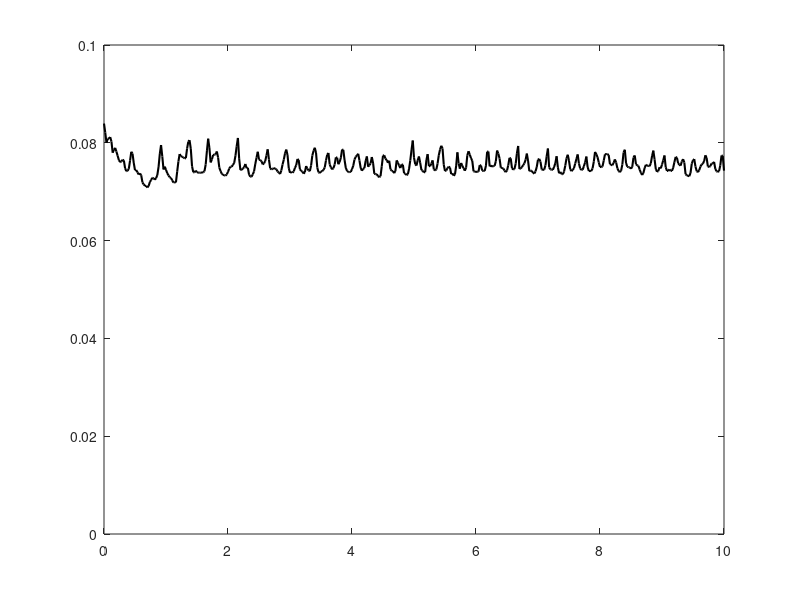

Write MATLAB code to recreate this figure.
%%Grain bounce model
%% Rachel Havranek--- April,2016

%Initialize
D=0.25; %mm -- typical size of eolian sand
D=D/1000; %m
eta=0.35; %unitless
alpha=2;

xmax=10; %10 m array size
%dx=5*D;
dx=.02;
x=0:dx:xmax;

tmax=10; %days
tmax=tmax*24*60*60; %seconds
dt=tmax/100000;
t=0:dt:tmax;
imax=length(t);
nplots = 100; %so our code runs faster - we'll plot one hundred times
tplot = tmax/nplots; %so our code runs faster - divides total time up into 100 time steps

a=19999;
b=20001;
Nint=round(a + (b-a).*rand(1,(length(x))));
N=Nint.*(ones(size(x)));

%zintercept=.5+rand;
nframe = 0;

%%RUN
for i=1:imax
   %height of each bin
   z=(pi*N*D^2)/(4*(1-eta)*dx);
   
   %impacting grains
%    c=7;
%    d=10;
%    alpha=c+(d-c).*rand(1,1);
min_intercept=z(1);
z_intercept=x*tand(alpha)+z;
max_intercept=max(z_intercept);
intercept_range=max_intercept-min_intercept;

intercept=rand*intercept_range +min_intercept;
   ximpact=intercept-x*(tand(alpha));
   
   %find the index for this value%
   potential_impacts=find(z>ximpact);
   impact=potential_impacts(1);
   
   %number of grains moved
   grm=(1+(round(20*rand)));
    
  N(impact)=N(impact)-grm;

   
  if impact>=(501-25)
      impact=(impact-500);
  end
  N(impact+25)=N(impact+25)+grm;
   
   if (rem(t(i),tplot)==0)
    nframe = nframe+1;
   figure(1)
plot(x,z,'k','linewidth',1.5)
axis ([0,xmax,0,.1])
    pause(0.5)
   

   end
end
